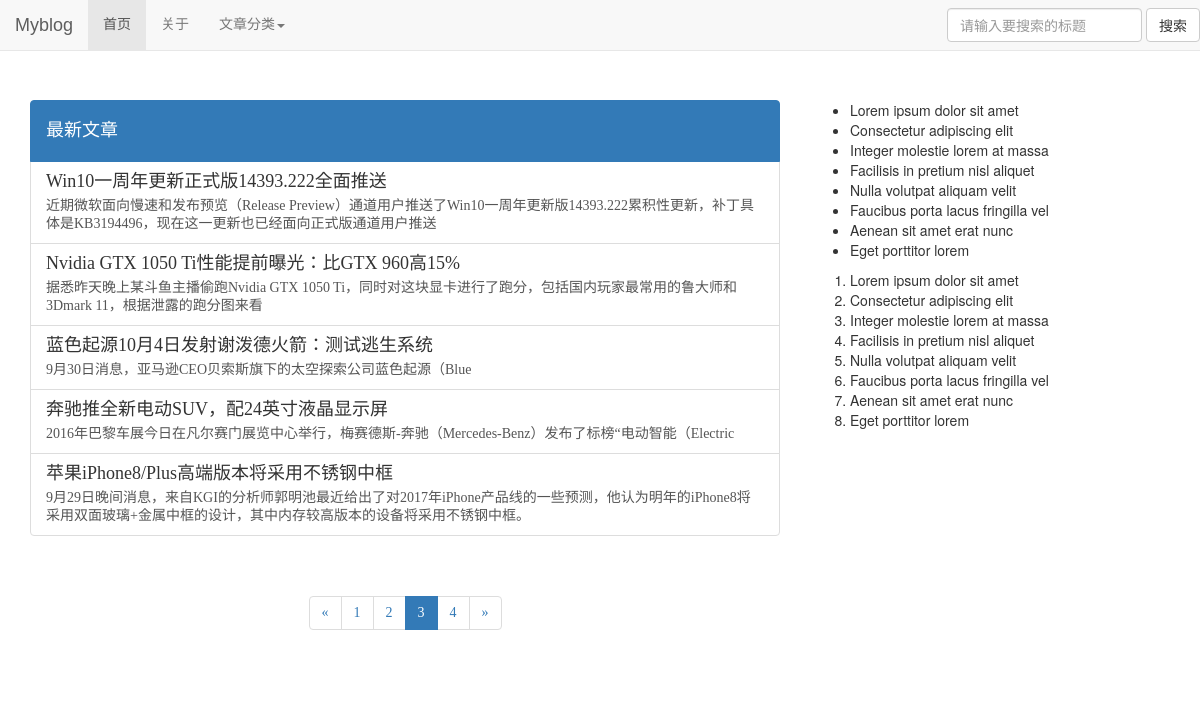
/index.php?p=3, run on the app's committed database.
### tables this page shows
CREATE TABLE `page` (
  `passage_id` int(10) UNSIGNED NOT NULL COMMENT '文章ID',
  `p_content` text NOT NULL COMMENT '文章内容',
  `p_title` text NOT NULL COMMENT '文章标题',
  `pub_time` datetime NOT NULL COMMENT '文章发布时间',
  `writer` varchar(20) NOT NULL COMMENT '作者',
  `description` text NOT NULL COMMENT '描述',
  `comment_count` int(10) UNSIGNED NOT NULL DEFAULT '0' COMMENT '评论数'
);

### includes/fetch_page.php (the view, shortened to what this page needs)
<?php
$page = $p;
$page = ($page-1)*5;
require_once("mysql_connect.php");
$sql = "SELECT `p_title`,`passage_id`,`description` FROM `page` ORDER BY `page`.`passage_id` DESC LIMIT "."$page".", 5";
if(mysqli_query($con,"SET NAMES UTF8"))
{
if($result=mysqli_query($con,$sql))
{
    while($row=mysqli_fetch_array($result, MYSQLI_ASSOC))
    {
            printf("<a class=\"list-group-item\" href=\"http://localhost/blog/article.php?id=%d\">
					    <h4 class=\"list-group-item-heading\">
						%s
                        </h4>
					<p class=\"list-group-item-text\">
						%s
					</p>
				</a>",$row['passage_id'],$row['p_title'],$row['description']);
    }
}
    else{
        echo "sql语句错误！";
    }
}
else{
    echo "数据库编码设置失败!<br/>";
}
?>

### css/index_stylesheet.css (style rules this page uses)
h1,h2,h3,h4,h5,p,label,a,span { font-family: Microsoft YaHei; }

### data on the page
page: p_title "Win10一周年更新正式版14393.222全面推送", description "近期微软面向慢速和发布预览（Release Preview）通道用户推送了Win10一周年更新版14393.222累积性更新，补丁具体是KB3194496，现在这一更新也已经面向正式版通道用户推送"
page: p_title "Nvidia GTX 1050 Ti性能提前曝光：比GTX 960高15%", description "据悉昨天晚上某斗鱼主播偷跑Nvidia GTX 1050 Ti，同时对这块显卡进行了跑分，包括国内玩家最常用的鲁大师和3Dmark 11，根据泄露的跑分图来看"
page: p_title "蓝色起源10月4日发射谢泼德火箭：测试逃生系统", description "9月30日消息，亚马逊CEO贝索斯旗下的太空探索公司蓝色起源（Blue"
page: p_title "奔驰推全新电动SUV，配24英寸液晶显示屏", description "2016年巴黎车展今日在凡尔赛门展览中心举行，梅赛德斯-奔驰（Mercedes-Benz）发布了标榜“电动智能（Electric"
page: p_title "苹果iPhone8/Plus高端版本将采用不锈钢中框", description "9月29日晚间消息，来自KGI的分析师郭明池最近给出了对2017年iPhone产品线的一些预测，他认为明年的iPhone8将采用双面玻璃+金属中框的设计，其中内存较高版本的设备将采用不锈钢中框。"
